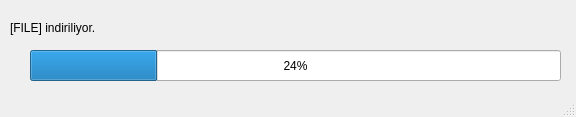
<?xml version="1.0" encoding="UTF-8"?>
<ui version="4.0">
 <class>MainWindow</class>
 <widget class="QMainWindow" name="MainWindow">
  <property name="geometry">
   <rect>
    <x>0</x>
    <y>0</y>
    <width>576</width>
    <height>117</height>
   </rect>
  </property>
  <property name="windowTitle">
   <string>MainWindow</string>
  </property>
  <widget class="QWidget" name="centralwidget">
   <widget class="QProgressBar" name="progressBar">
    <property name="geometry">
     <rect>
      <x>30</x>
      <y>50</y>
      <width>531</width>
      <height>31</height>
     </rect>
    </property>
    <property name="minimumSize">
     <size>
      <width>531</width>
      <height>31</height>
     </size>
    </property>
    <property name="maximumSize">
     <size>
      <width>531</width>
      <height>31</height>
     </size>
    </property>
    <property name="value">
     <number>24</number>
    </property>
   </widget>
   <widget class="QLabel" name="label">
    <property name="geometry">
     <rect>
      <x>10</x>
      <y>20</y>
      <width>151</width>
      <height>16</height>
     </rect>
    </property>
    <property name="text">
     <string>[FILE] indiriliyor.</string>
    </property>
   </widget>
  </widget>
  <widget class="QMenuBar" name="menubar">
   <property name="geometry">
    <rect>
     <x>0</x>
     <y>0</y>
     <width>576</width>
     <height>26</height>
    </rect>
   </property>
  </widget>
  <widget class="QStatusBar" name="statusbar"/>
 </widget>
 <resources/>
 <connections/>
</ui>
